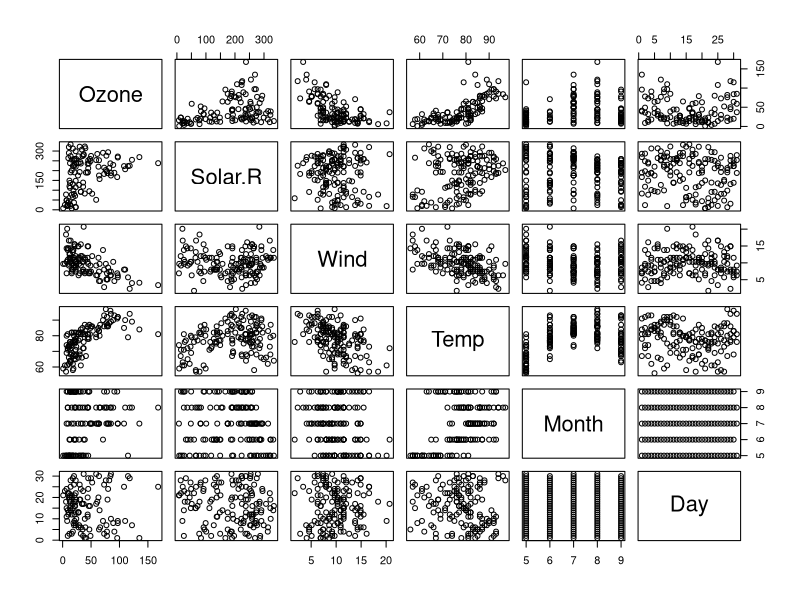
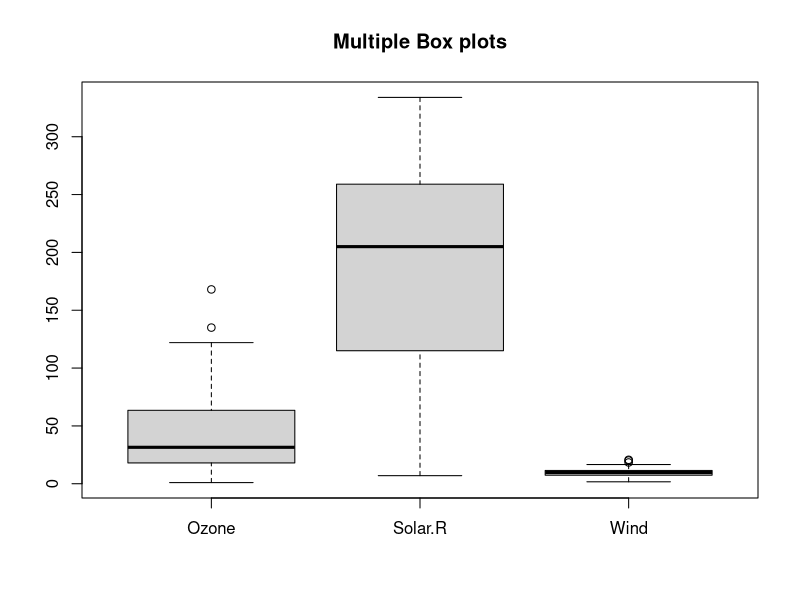
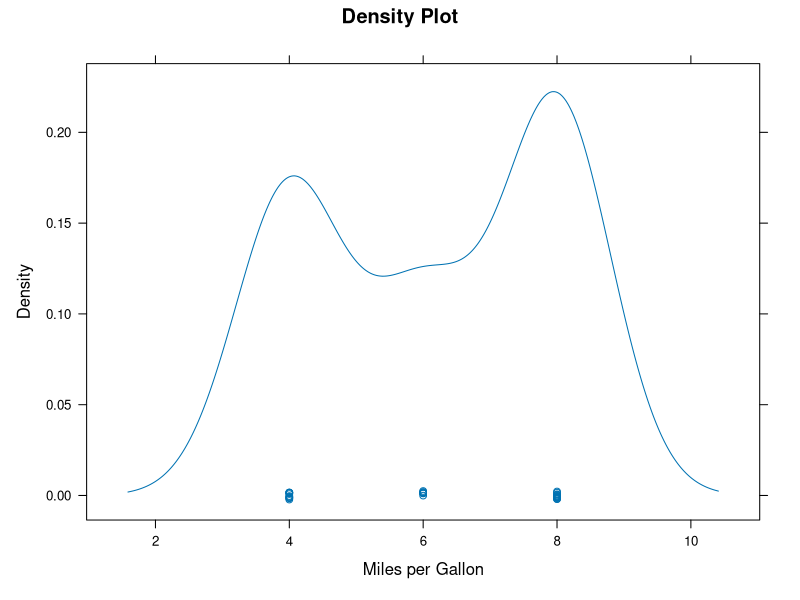
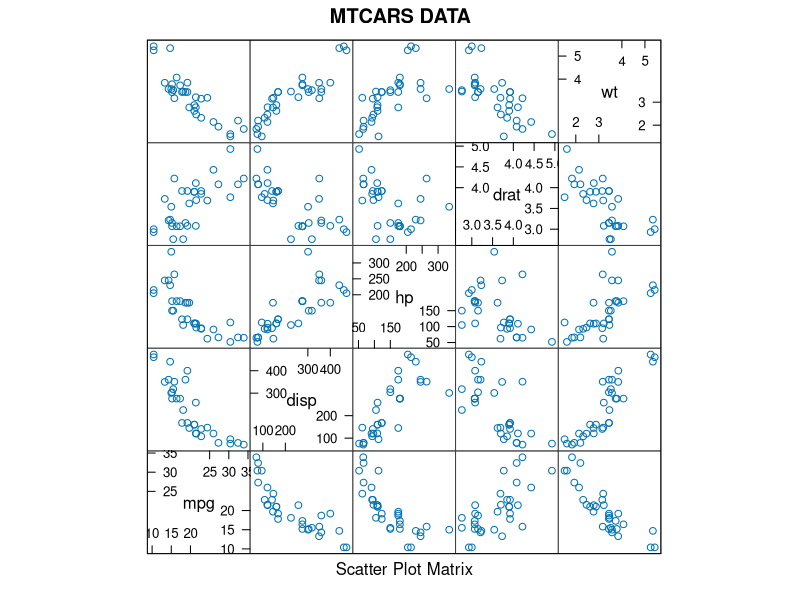
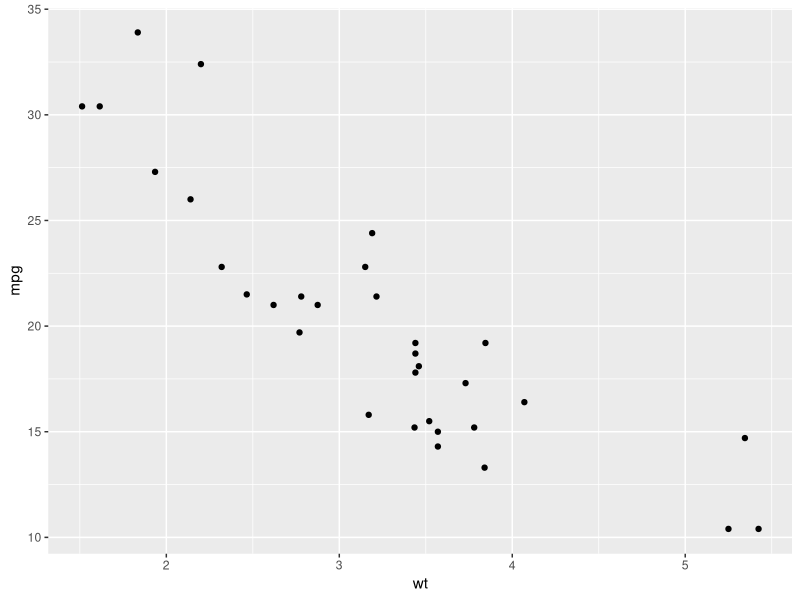
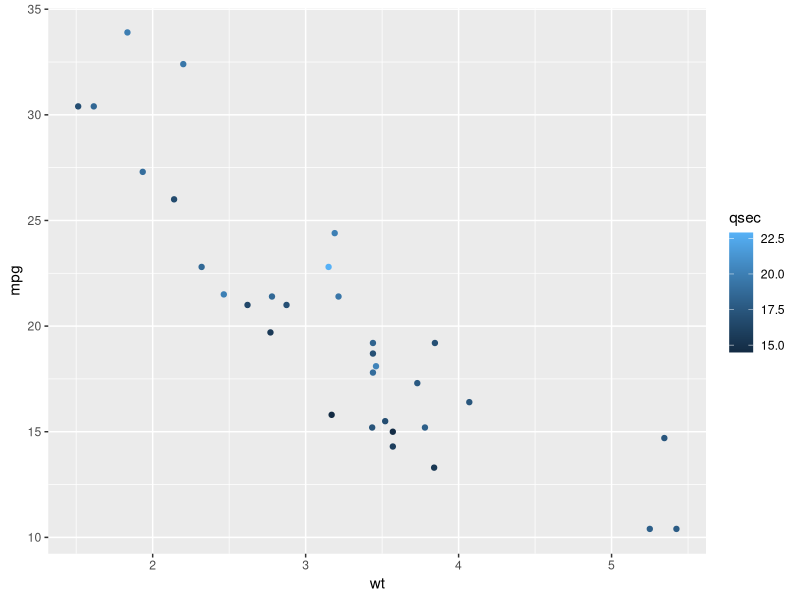
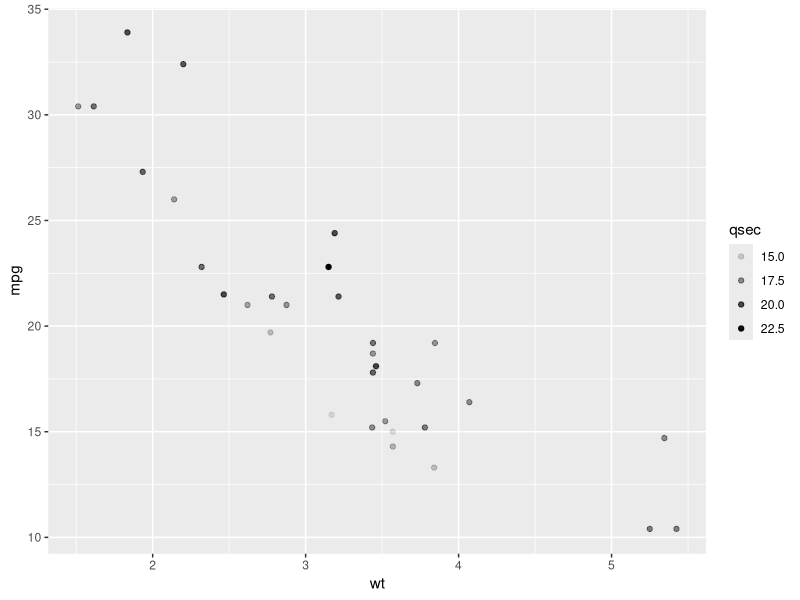
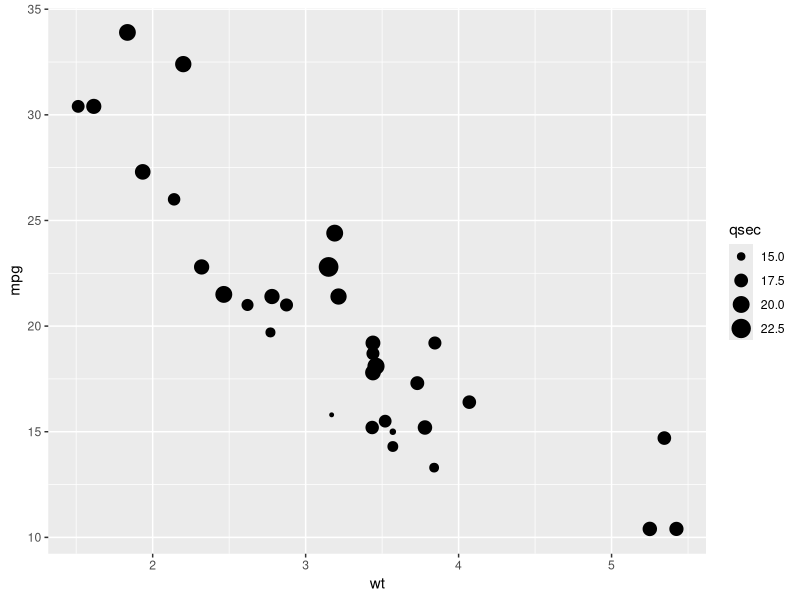

Write R code to recreate these figures, in order.
#Matrices are another type of object that are common in R. 
#Matrices are similar to data frames in that they are two-dimensional: 
#they have rows and columns.
mat <- matrix(1:12, 4, 3)
mat
mat[2, 3]
mat[2, ]
mat[, 3]
mat[, 2:3]
mat[1:2, 2:3]



#We can convert matrices into data frames using the function
as.data.frame(mat)
# in matrices data have to be all the same type. For this reason data 
#frames are much more useful for storing data, since we can have 
#characters, factors, and numbers in them.



#We can create vectors using the function c, which stands for concatenate
codes <- c(380, 124, 818)
codes
#install.packages("tidyverse")
library(tidyverse)
view(codes)
country <- c("italy", "canada", "egypt")
view(country)
country1 <- c('italy', 'canada', 'egypt')
country1
misc <- c('italy', 'canada', 'egypt', 500)
view(misc)



#Sometimes it is useful to name the entries of a vector. For example, 
#when defining a vector of country codes, we can use the names to 
#connect the two:
codes <- c(italy = 380, canada = 124, egypt = 818)
codes
class(codes)
names(codes)



#Another useful function for creating vectors generates sequences:
seq(1, 10)
seq(1, 10, 2)
1:10
class(1:10)
class(seq(1, 10, 0.5))



#We use square brackets to access specific elements of a vector.
codes[2]
codes[c(1,3)]
codes[1:2]
codes[c("egypt","italy")]



#coercion is an attempt by R to be flexible with data types
x <- c(1, "canada", 3)
x
class(x)



x <- 1:5
y <- as.character(x)
y
as.numeric(y)



#When a function tries to coerce one type to another and encounters 
#an impossible case, it usually gives us a warning and turns the entry 
#into a special value called an NA for "not available."
x <- c("1", "b", "3")
class(x)
as.numeric(x)
h <- c("1", "3")
class(h)
as.numeric(h)



#Say we want to rank the states from least to most gun murders. 
#The function sort sorts a vector in increasing order. We can therefore 
#see the largest number of gun murders by typing:
library(dslabs)
data(murders)
sort(murders$total)



#use airquality
data(airquality)
view(airquality)
summary(airquality)
par(mfrow=c(1,1))
plot(airquality)

# Multiple box plots -

#If the median line is close to the upper part of the box, then mean > median (right-skewed)
#If the median line is close to the lower part of the box, then mean < median (left-skewed data)
#If the median line is exactly at the middle, then there is a normal/symmetric distribution

boxplot(airquality[,0:3], main='Multiple Box plots')



# Installing & Loading the package 'lattice'
install.packages("lattice")
library(lattice)  
#Loading the dataset
#The attach function attaches the database to the R 
#search path so the objects in the database can be accessed by 
#simply giving their names.
attach(mtcars)
View(mtcars)
head(mtcars)
gear
#since we have attached the dataset mtcars, we do not need to 
#specify mtcars$gear or mtcars$cyl
gear_factor<-factor(gear,levels=c(3,4,5),
                    labels=c("3gears","4gears","5gears")) 
cyl_factor <-factor(cyl,levels=c(4,6,8),
                    labels=c("4cyl","6cyl","8cyl"))

cyl
densityplot(cyl, main="Density Plot", xlab="Miles per Gallon")
splom(mtcars[c(1,3,4,5,6)], main="MTCARS DATA")

attach(mtcars)

mtcars$gear <- factor(mtcars$gear, levels = c(3,4,5), labels = c("3gears", "4gears", "5gears"))
mtcars$am <- factor(mtcars$am, levels = c(0,1), labels = c("Automatic", "Manual"))
mtcars$cyl <- factor(mtcars$cyl, levels = c(4,6,8), labels = c("4cyl", "6cyl", "8cyl"))

p <- ggplot(data = mtcars, aes(x = wt, mpg))
#Plot has been created, now layers could be added
#Installing & Loading the package 'ggplot2'
install.packages("ggplot2") 
library(ggplot2)
#Loading the dataset
attach(mtcars)



# create factors with value labels 
mtcars$gear <- factor(mtcars$gear,levels=c(3,4,5),  
                      labels=c("3gears", "4gears", "5gears"))  
mtcars$am <- factor(mtcars$am,levels=c(0,1),  
                    labels=c("Automatic","Manual"))  
mtcars$cyl <- factor(mtcars$cyl,levels=c(4,6,8),  
                     labels=c("4cyl","6cyl","8cyl"))



#scatterplots: geom_point() is used to create scatterplots.
# aes map variables in the data to visual properpeties of ggplot 
#geoms (points, bars, box plot, etc). These visual caracteristics are 
#known as aesthetics (or aes) and include: color and fill. 
#points shape.

p <- ggplot(data = mtcars, aes(x = wt, mpg))
p + geom_point()
p + geom_point(aes(color = qsec))
p + geom_point(aes(alpha = qsec))
p + geom_point(aes(size = qsec))
p + geom_point(aes(color = disp))
p + geom_point(aes(color = factor(disp)))
p + geom_point(aes(shape = factor(disp)))
p + geom_point(aes(shape = factor(disp), color = factor(disp)))
p + geom_point(aes(shape = factor(qsec), color = factor(disp)))
p + geom_point(aes(shape = factor(carb), color = factor(disp)))
p + geom_point(aes(shape = factor(carb), color = factor(disp)), size =2.25)
p + geom_point(aes(shape = factor(carb), color = factor(disp)), size =2.25) + theme_bw()
p + geom_point(aes(shape = factor(carb), color = factor(disp)), size =2.25) + theme_bw() + theme(axis.title = element_text(size=rel(1.5)))
